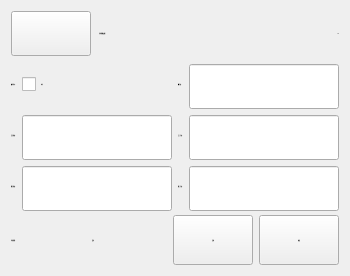
        <widget class="QWidget" name="PageWait">
         <layout class="QGridLayout" name="gridLayout_4">
          <item row="1" column="0">
           <widget class="QLabel" name="labelWaitRotate">
            <property name="minimumSize">
             <size>
              <width>0</width>
              <height>45</height>
             </size>
            </property>
            <property name="font">
             <font>
              <family>微软雅黑</family>
              <pointsize>-1</pointsize>
              <weight>50</weight>
              <italic>false</italic>
              <bold>false</bold>
             </font>
            </property>
            <property name="text">
             <string>倒角状态：</string>
            </property>
           </widget>
          </item>
          <item row="1" column="1">
           <widget class="QCheckBox" name="checkBoxWaitRotate">
            <property name="minimumSize">
             <size>
              <width>0</width>
              <height>45</height>
             </size>
            </property>
            <property name="font">
             <font>
              <family>微软雅黑</family>
              <pointsize>-1</pointsize>
              <weight>50</weight>
              <italic>false</italic>
              <bold>false</bold>
             </font>
            </property>
            <property name="text">
             <string>水平</string>
            </property>
           </widget>
          </item>
          <item row="1" column="2">
           <widget class="QLabel" name="labelWaitTrv">
            <property name="minimumSize">
             <size>
              <width>0</width>
              <height>20</height>
             </size>
            </property>
            <property name="font">
             <font>
              <family>微软雅黑</family>
              <pointsize>-1</pointsize>
              <weight>50</weight>
              <italic>false</italic>
              <bold>false</bold>
             </font>
            </property>
            <property name="text">
             <string>横行轴：</string>
            </property>
           </widget>
          </item>
          <item row="1" column="3">
           <widget class="xLineEdit" name="BoxWaitTrv">
            <property name="sizePolicy">
             <sizepolicy hsizetype="Preferred" vsizetype="Fixed">
              <horstretch>0</horstretch>
              <verstretch>0</verstretch>
             </sizepolicy>
            </property>
            <property name="minimumSize">
             <size>
              <width>150</width>
              <height>45</height>
             </size>
            </property>
            <property name="maximumSize">
             <size>
              <width>150</width>
              <height>40</height>
             </size>
            </property>
            <property name="font">
             <font>
              <family>微软雅黑</family>
              <pointsize>-1</pointsize>
              <weight>50</weight>
              <italic>false</italic>
              <bold>false</bold>
             </font>
            </property>
            <property name="styleSheet">
             <string notr="true"/>
            </property>
            <property name="alignment">
             <set>Qt::AlignRight|Qt::AlignTrailing|Qt::AlignVCenter</set>
            </property>
            <property name="readOnly">
             <bool>true</bool>
            </property>
           </widget>
          </item>
          <item row="2" column="0">
           <widget class="QLabel" name="labelWaitPHor">
            <property name="minimumSize">
             <size>
              <width>0</width>
              <height>20</height>
             </size>
            </property>
            <property name="font">
             <font>
              <family>微软雅黑</family>
              <pointsize>-1</pointsize>
              <weight>50</weight>
              <italic>false</italic>
              <bold>false</bold>
             </font>
            </property>
            <property name="text">
             <string>正引拔轴：</string>
            </property>
           </widget>
          </item>
          <item row="2" column="1">
           <widget class="xLineEdit" name="BoxWaitPHor">
            <property name="sizePolicy">
             <sizepolicy hsizetype="Preferred" vsizetype="Fixed">
              <horstretch>0</horstretch>
              <verstretch>0</verstretch>
             </sizepolicy>
            </property>
            <property name="minimumSize">
             <size>
              <width>150</width>
              <height>45</height>
             </size>
            </property>
            <property name="maximumSize">
             <size>
              <width>150</width>
              <height>40</height>
             </size>
            </property>
            <property name="font">
             <font>
              <family>微软雅黑</family>
              <pointsize>-1</pointsize>
              <weight>50</weight>
              <italic>false</italic>
              <bold>false</bold>
             </font>
            </property>
            <property name="styleSheet">
             <string notr="true"/>
            </property>
            <property name="alignment">
             <set>Qt::AlignRight|Qt::AlignTrailing|Qt::AlignVCenter</set>
            </property>
            <property name="readOnly">
             <bool>true</bool>
            </property>
           </widget>
          </item>
          <item row="2" column="2">
           <widget class="QLabel" name="labelWaitPVer">
            <property name="minimumSize">
             <size>
              <width>0</width>
              <height>20</height>
             </size>
            </property>
            <property name="font">
             <font>
              <family>微软雅黑</family>
              <pointsize>-1</pointsize>
              <weight>50</weight>
              <italic>false</italic>
              <bold>false</bold>
             </font>
            </property>
            <property name="text">
             <string>正上下轴：</string>
            </property>
           </widget>
          </item>
          <item row="2" column="3">
           <widget class="xLineEdit" name="BoxWaitPVer">
            <property name="sizePolicy">
             <sizepolicy hsizetype="Preferred" vsizetype="Fixed">
              <horstretch>0</horstretch>
              <verstretch>0</verstretch>
             </sizepolicy>
            </property>
            <property name="minimumSize">
             <size>
              <width>150</width>
              <height>45</height>
             </size>
            </property>
            <property name="maximumSize">
             <size>
              <width>150</width>
              <height>40</height>
             </size>
            </property>
            <property name="font">
             <font>
              <family>微软雅黑</family>
              <pointsize>-1</pointsize>
              <weight>50</weight>
              <italic>false</italic>
              <bold>false</bold>
             </font>
            </property>
            <property name="styleSheet">
             <string notr="true"/>
            </property>
            <property name="alignment">
             <set>Qt::AlignRight|Qt::AlignTrailing|Qt::AlignVCenter</set>
            </property>
            <property name="readOnly">
             <bool>true</bool>
            </property>
           </widget>
          </item>
          <item row="3" column="0">
           <widget class="QLabel" name="labelWaitRHor">
            <property name="minimumSize">
             <size>
              <width>0</width>
              <height>20</height>
             </size>
            </property>
            <property name="font">
             <font>
              <family>微软雅黑</family>
              <pointsize>-1</pointsize>
              <weight>50</weight>
              <italic>false</italic>
              <bold>false</bold>
             </font>
            </property>
            <property name="text">
             <string>副引拔轴：</string>
            </property>
           </widget>
          </item>
          <item row="3" column="1">
           <widget class="xLineEdit" name="BoxWaitRHor">
            <property name="sizePolicy">
             <sizepolicy hsizetype="Preferred" vsizetype="Fixed">
              <horstretch>0</horstretch>
              <verstretch>0</verstretch>
             </sizepolicy>
            </property>
            <property name="minimumSize">
             <size>
              <width>150</width>
              <height>45</height>
             </size>
            </property>
            <property name="maximumSize">
             <size>
              <width>150</width>
              <height>40</height>
             </size>
            </property>
            <property name="font">
             <font>
              <family>微软雅黑</family>
              <pointsize>-1</pointsize>
              <weight>50</weight>
              <italic>false</italic>
              <bold>false</bold>
             </font>
            </property>
            <property name="styleSheet">
             <string notr="true"/>
            </property>
            <property name="alignment">
             <set>Qt::AlignRight|Qt::AlignTrailing|Qt::AlignVCenter</set>
            </property>
            <property name="readOnly">
             <bool>true</bool>
            </property>
           </widget>
          </item>
          <item row="3" column="2">
           <widget class="QLabel" name="labelWaitRVer">
            <property name="minimumSize">
             <size>
              <width>0</width>
              <height>20</height>
             </size>
            </property>
            <property name="font">
             <font>
              <family>微软雅黑</family>
              <pointsize>-1</pointsize>
              <weight>50</weight>
              <italic>false</italic>
              <bold>false</bold>
             </font>
            </property>
            <property name="text">
             <string>副上下轴：</string>
            </property>
           </widget>
          </item>
          <item row="3" column="3">
           <widget class="xLineEdit" name="BoxWaitRVer">
            <property name="sizePolicy">
             <sizepolicy hsizetype="Preferred" vsizetype="Fixed">
              <horstretch>0</horstretch>
              <verstretch>0</verstretch>
             </sizepolicy>
            </property>
            <property name="minimumSize">
             <size>
              <width>150</width>
              <height>45</height>
             </size>
            </property>
            <property name="maximumSize">
             <size>
              <width>150</width>
              <height>40</height>
             </size>
            </property>
            <property name="font">
             <font>
              <family>微软雅黑</family>
              <pointsize>-1</pointsize>
              <weight>50</weight>
              <italic>false</italic>
              <bold>false</bold>
             </font>
            </property>
            <property name="styleSheet">
             <string notr="true"/>
            </property>
            <property name="alignment">
             <set>Qt::AlignRight|Qt::AlignTrailing|Qt::AlignVCenter</set>
            </property>
            <property name="readOnly">
             <bool>true</bool>
            </property>
           </widget>
          </item>
          <item row="4" column="0" colspan="4">
           <layout class="QHBoxLayout" name="horizontalLayout_8">
            <item>
             <widget class="QLabel" name="labelWaitRarm">
              <property name="minimumSize">
               <size>
                <width>0</width>
                <height>45</height>
               </size>
              </property>
              <property name="font">
               <font>
                <family>微软雅黑</family>
                <pointsize>-1</pointsize>
                <weight>50</weight>
                <italic>false</italic>
                <bold>false</bold>
               </font>
              </property>
              <property name="text">
               <string>气动副臂：</string>
              </property>
             </widget>
            </item>
            <item>
             <widget class="QLabel" name="labelWaitRarmState">
              <property name="minimumSize">
               <size>
                <width>0</width>
                <height>45</height>
               </size>
              </property>
              <property name="font">
               <font>
                <family>微软雅黑</family>
                <pointsize>-1</pointsize>
                <weight>50</weight>
                <italic>false</italic>
                <bold>false</bold>
               </font>
              </property>
              <property name="text">
               <string>后退</string>
              </property>
             </widget>
            </item>
            <item>
             <widget class="xIndicatorButton" name="btnRet">
              <property name="minimumSize">
               <size>
                <width>0</width>
                <height>50</height>
               </size>
              </property>
              <property name="maximumSize">
               <size>
                <width>16777215</width>
                <height>50</height>
               </size>
              </property>
              <property name="font">
               <font>
                <family>微软雅黑</family>
                <pointsize>-1</pointsize>
                <weight>50</weight>
                <italic>false</italic>
                <bold>false</bold>
               </font>
              </property>
              <property name="text">
               <string>后退</string>
              </property>
              <property name="iconOn" stdset="0">
               <iconset resource="xPad.qrc">
                <normaloff>:/img/widget/buttonOn.png</normaloff>:/img/widget/buttonOn.png</iconset>
              </property>
              <property name="iconOff" stdset="0">
               <iconset resource="xPad.qrc">
                <normaloff>:/img/widget/buttonOff.png</normaloff>:/img/widget/buttonOff.png</iconset>
              </property>
              <property name="contentAlignLeft" stdset="0">
               <bool>true</bool>
              </property>
             </widget>
            </item>
            <item>
             <widget class="xIndicatorButton" name="btnAdv">
              <property name="minimumSize">
               <size>
                <width>0</width>
                <height>50</height>
               </size>
              </property>
              <property name="maximumSize">
               <size>
                <width>16777215</width>
                <height>50</height>
               </size>
              </property>
              <property name="font">
               <font>
                <family>微软雅黑</family>
                <pointsize>-1</pointsize>
                <weight>50</weight>
                <italic>false</italic>
                <bold>false</bold>
               </font>
              </property>
              <property name="text">
               <string>前进</string>
              </property>
              <property name="iconOn" stdset="0">
               <iconset resource="xPad.qrc">
                <normaloff>:/img/widget/buttonOn.png</normaloff>:/img/widget/buttonOn.png</iconset>
              </property>
              <property name="iconOff" stdset="0">
               <iconset resource="xPad.qrc">
                <normaloff>:/img/widget/buttonOff.png</normaloff>:/img/widget/buttonOff.png</iconset>
              </property>
              <property name="contentAlignLeft" stdset="0">
               <bool>true</bool>
              </property>
             </widget>
            </item>
           </layout>
          </item>
          <item row="0" column="0" colspan="4">
           <layout class="QHBoxLayout" name="horizontalLayout_6">
            <item>
             <widget class="QPushButton" name="BtnWaitSync">
              <property name="minimumSize">
               <size>
                <width>80</width>
                <height>45</height>
               </size>
              </property>
              <property name="maximumSize">
               <size>
                <width>150</width>
                <height>45</height>
               </size>
              </property>
              <property name="text">
               <string/>
              </property>
              <property name="icon">
               <iconset resource="xPad.qrc">
                <normaloff>:/img/32X32/Sync.png</normaloff>:/img/32X32/Sync.png</iconset>
              </property>
              <property name="iconSize">
               <size>
                <width>48</width>
                <height>48</height>
               </size>
              </property>
             </widget>
            </item>
            <item>
             <widget class="QLabel" name="labelWait">
              <property name="minimumSize">
               <size>
                <width>0</width>
                <height>45</height>
               </size>
              </property>
              <property name="maximumSize">
               <size>
                <width>16777215</width>
                <height>45</height>
               </size>
              </property>
              <property name="font">
               <font>
                <family>微软雅黑</family>
                <pointsize>-1</pointsize>
                <weight>50</weight>
                <italic>false</italic>
                <bold>false</bold>
               </font>
              </property>
              <property name="text">
               <string>       待机参数设置</string>
              </property>
              <property name="alignment">
               <set>Qt::AlignCenter</set>
              </property>
             </widget>
            </item>
            <item>
             <spacer name="horizontalSpacer_4">
              <property name="orientation">
               <enum>Qt::Horizontal</enum>
              </property>
              <property name="sizeHint" stdset="0">
               <size>
                <width>40</width>
                <height>20</height>
               </size>
              </property>
             </spacer>
            </item>
            <item>
             <widget class="QLabel" name="labelPage_2">
              <property name="font">
               <font>
                <family>微软雅黑</family>
                <pointsize>-1</pointsize>
                <weight>50</weight>
                <italic>false</italic>
                <bold>false</bold>
               </font>
              </property>
              <property name="text">
               <string>2/6</string>
              </property>
              <property name="alignment">
               <set>Qt::AlignRight|Qt::AlignTrailing|Qt::AlignVCenter</set>
              </property>
             </widget>
            </item>
           </layout>
          </item>
         </layout>
        </widget>
